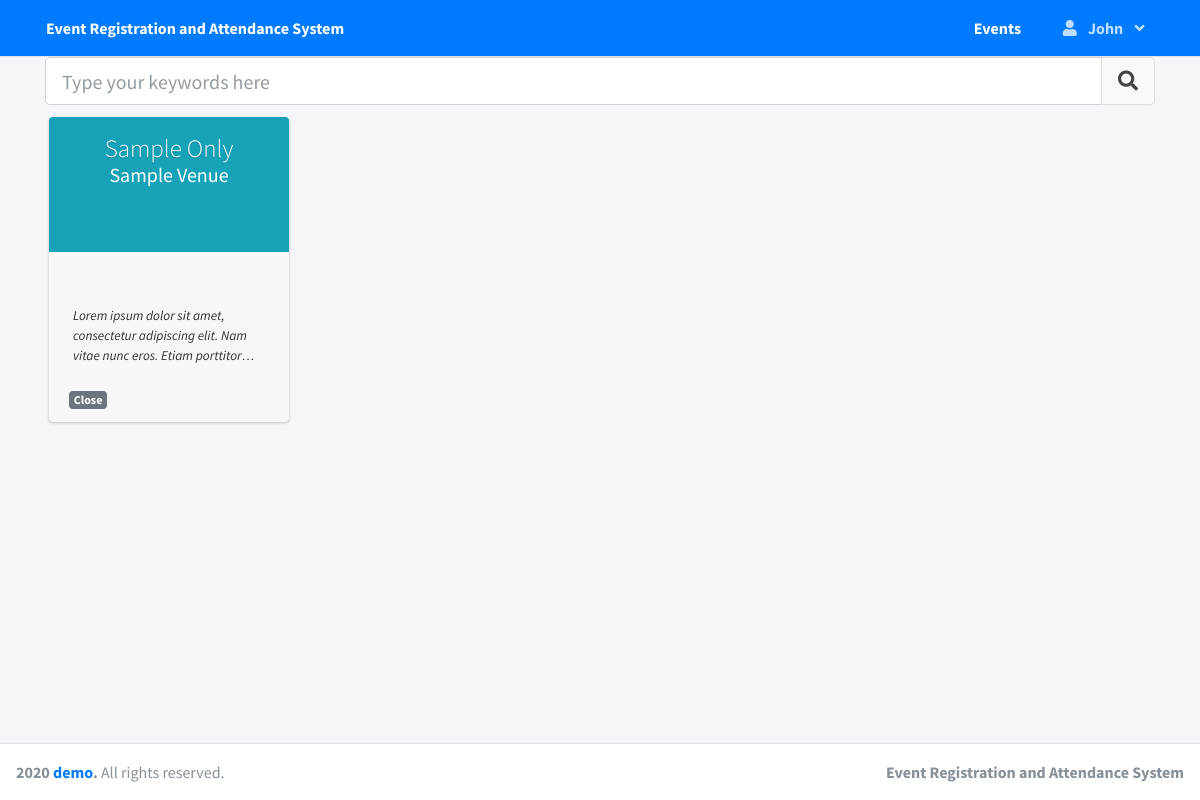
/ (signed in), run on the app's committed database.
### tables this page shows
CREATE TABLE `events` (
  `id` int(30) NOT NULL,
  `event_datetime` datetime NOT NULL,
  `event` varchar(200) NOT NULL,
  `description` text NOT NULL,
  `venue` text NOT NULL,
  `status` tinyint(1) NOT NULL DEFAULT 0 COMMENT '0 Pending, 1=Open,2=Done',
  `date_created` datetime NOT NULL DEFAULT current_timestamp()
);

### home.php (the view, shortened to what this page needs)
<?php include('admin/db_connect.php') ?>
<div class="col-lg-12">
  <div class="row">
    <div class="col-md-12 mb-4">
      <div class="input-group">
          <input type="search" id="filter" class="form-control form-control-lg" placeholder="Type your keywords here">
          <div class="input-group-append">
              <button type="button" id="search" class="btn btn-lg btn-default">
                  <i class="fa fa-search"></i>
              </button>
          </div>
      </div>
      <div class="col-md-12 py-2">
      <div class="row">
          <?php
            $events = $conn->query("SELECT * FROM events where id in (SELECT event_id from assigned_registrar where user_id = {$_SESSION['login_id']}) and unix_timestamp(event_datetime) <= '".strtotime(date("Y-m-d H:i"))."' ");
            while($row = $events->fetch_assoc()):
              $trans = get_html_translation_table(HTML_ENTITIES,ENT_QUOTES);
                unset($trans["\""], $trans["<"], $trans[">"], $trans["<h2"]);
                $desc = strtr(html_entity_decode($row['description']),$trans);
                $desc=str_replace(array("<li>","</li>"), array("",", "), $desc);
          ?>
          <a class="event-item text-dark" href="./index.php?page=manage_attendance&c=<?php echo md5($row['id']) ?>" data-id = '<?php echo $row['id'] ?>'>
            <div class="card card-widget widget-user mx-1 my-1" style="width: 15rem;">
              <div class="widget-user-header bg-info">
                <h3 class="widget-user-username"><?php echo ucwords($row['event']) ?></h3>
                <h5 class="widget-user-desc"><?php echo ucwords($row['venue']) ?></h5>
              </div>
              <div class="card-footer">
                <div class="d-block py-1 px-1 w-100">
                  <p class="truncate"><?php echo strip_tags($desc) ?></p>
                </div>
                <?php if($row['status'] != 2): ?>
								  <span class="badge badge-success">Open</span>
							  <?php else: ?>
								  <span class="badge badge-secondary">Close</span>
                <?php endif; ?>
              </div>
            </div>
          </a>
        <?php endwhile; ?>
      </div>
      </div>
    </div>
  </div>
</div>

### data on the page
events: event "Sample Only", venue "Sample Venue", description "Lorem ipsum dolor sit amet, consectetur adipiscing elit. Nam vitae nunc eros. Etiam…", status "Close"

### other printed values
$_SESSION['login_firstname'] "John"
